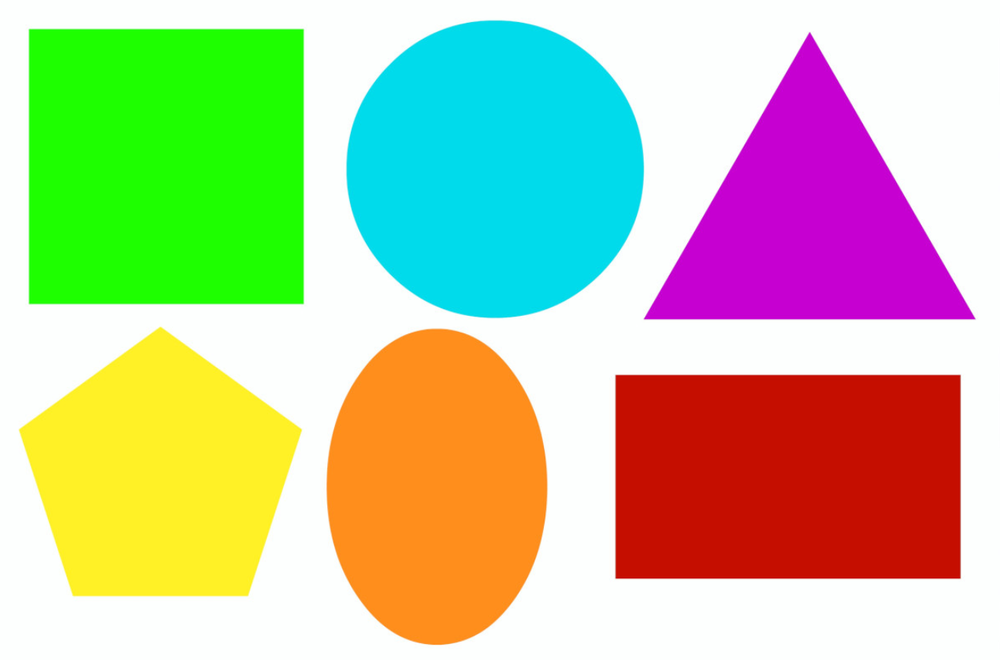
#> input picture shapes.png, 1000 x 660 px, shrunk from 1311 x 865 before the run
$ python houghcircle.py
#> lines starting #> are read from the running program, lines starting #| are printed output that depends on the picture; after the words box and inside, x2 and y2 are one past the last pixel; in counts of white or black regions, pixels touching at a corner belong together
import numpy as np
import cv2 as cv

#img = cv.imread('smarties.png')
img = cv.imread('shapes.png')
#> img is the input picture: shape (660, 1000, 3); mean B, G, R 156.5, 196.5, 191.1
output = img.copy()
gray = cv.cvtColor(img, cv.COLOR_BGR2GRAY)
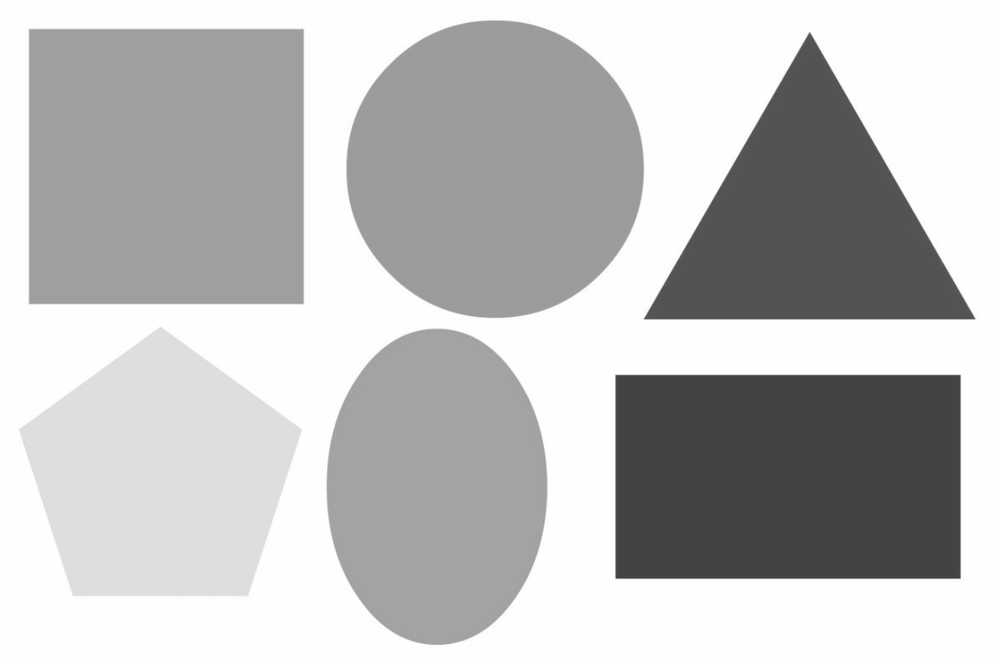
#> gray: shape (660, 1000); min 58, max 255, mean 190.2
gray = cv.medianBlur(gray, 5) #houghtransform works better with blurred images
circles = cv.HoughCircles(gray, cv.HOUGH_GRADIENT, 1, 20, param1=50, param2=60, minRadius=0, maxRadius=0)
#> circles = [[495.5, 168.5, 149], [436.5, 556.5, 87.6], [436.5, 415.5, 87.3]]
#param1 and param2 are important. learn to tune their values
detected_circles = np.uint16(np.around(circles))
#> detected_circles = [[496, 168, 149], [436, 556, 88], [436, 416, 87]]
for (x, y, r) in detected_circles[0, :]:
    cv.circle(output, (x, y), r, (0,255,0), 3)
    cv.circle(output, (x, y), 2, (0,255,255), 3)
#> this loop made 3 passes
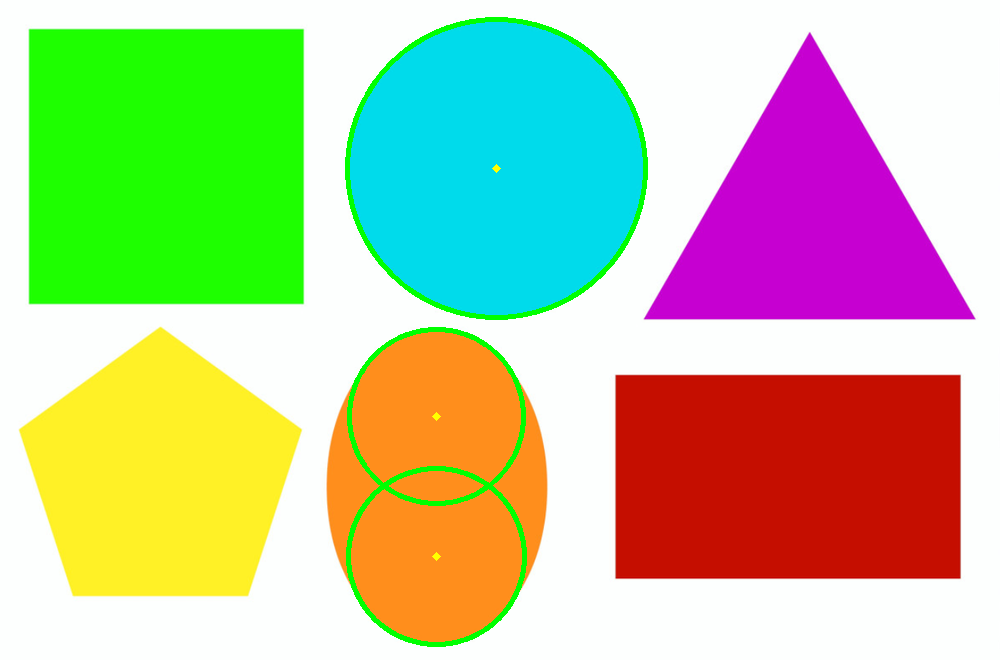
#> output: shape (660, 1000, 3); 1.57% of pixels changed, all inside (x1, y1, x2, y2) = (345, 17, 648, 647)

cv.imshow('output', output)
cv.waitKey(0)
cv.destroyAllWindows()

$ run again, with smarties.png copied over shapes.png
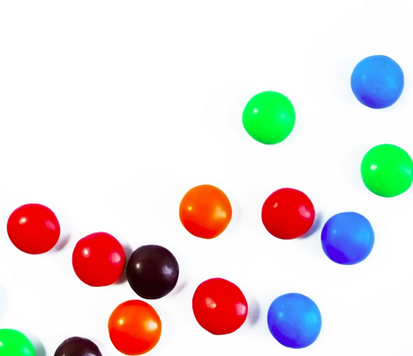
#> input picture smarties.png, 413 x 356 px
#> img is the input picture: shape (356, 413, 3); mean B, G, R 219.1, 220.4, 228.9
#> `gray = cv.cvtColor(img, cv.COLOR_BGR2GRAY)`:
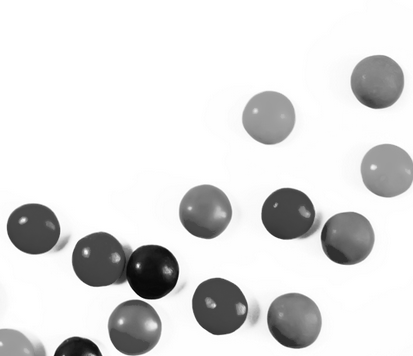
#> gray: shape (356, 413); min 4, max 255, mean 222.8
#> circles = [[376.5, 81.5, 26.6], [347.5, 238.5, 26.6], [293.5, 320.5, 27.9], [205.5, 210.5, 26.8], [286.5, 213.5, 25.2], [269.5, 116.5, 25.7], [134.5, 328.5, 26.8], [150.5, 270.5, 27.9]]
#> detected_circles = [[376, 82, 27], [348, 238, 27], [294, 320, 28], [206, 210, 27], [286, 214, 25], [270, 116, 26], [134, 328, 27], [150, 270, 28]]
#> the loop `for (x, y, r) in detected_circles[0, :]:` made 8 passes
#> after the loop `for (x, y, r) in detected_circles[0, :]:`:
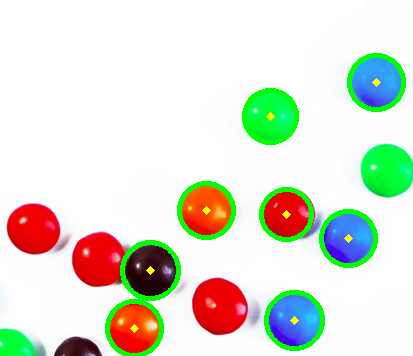
#> output: shape (356, 413, 3); 4.78% of pixels changed, all inside (x1, y1, x2, y2) = (105, 53, 406, 356)
